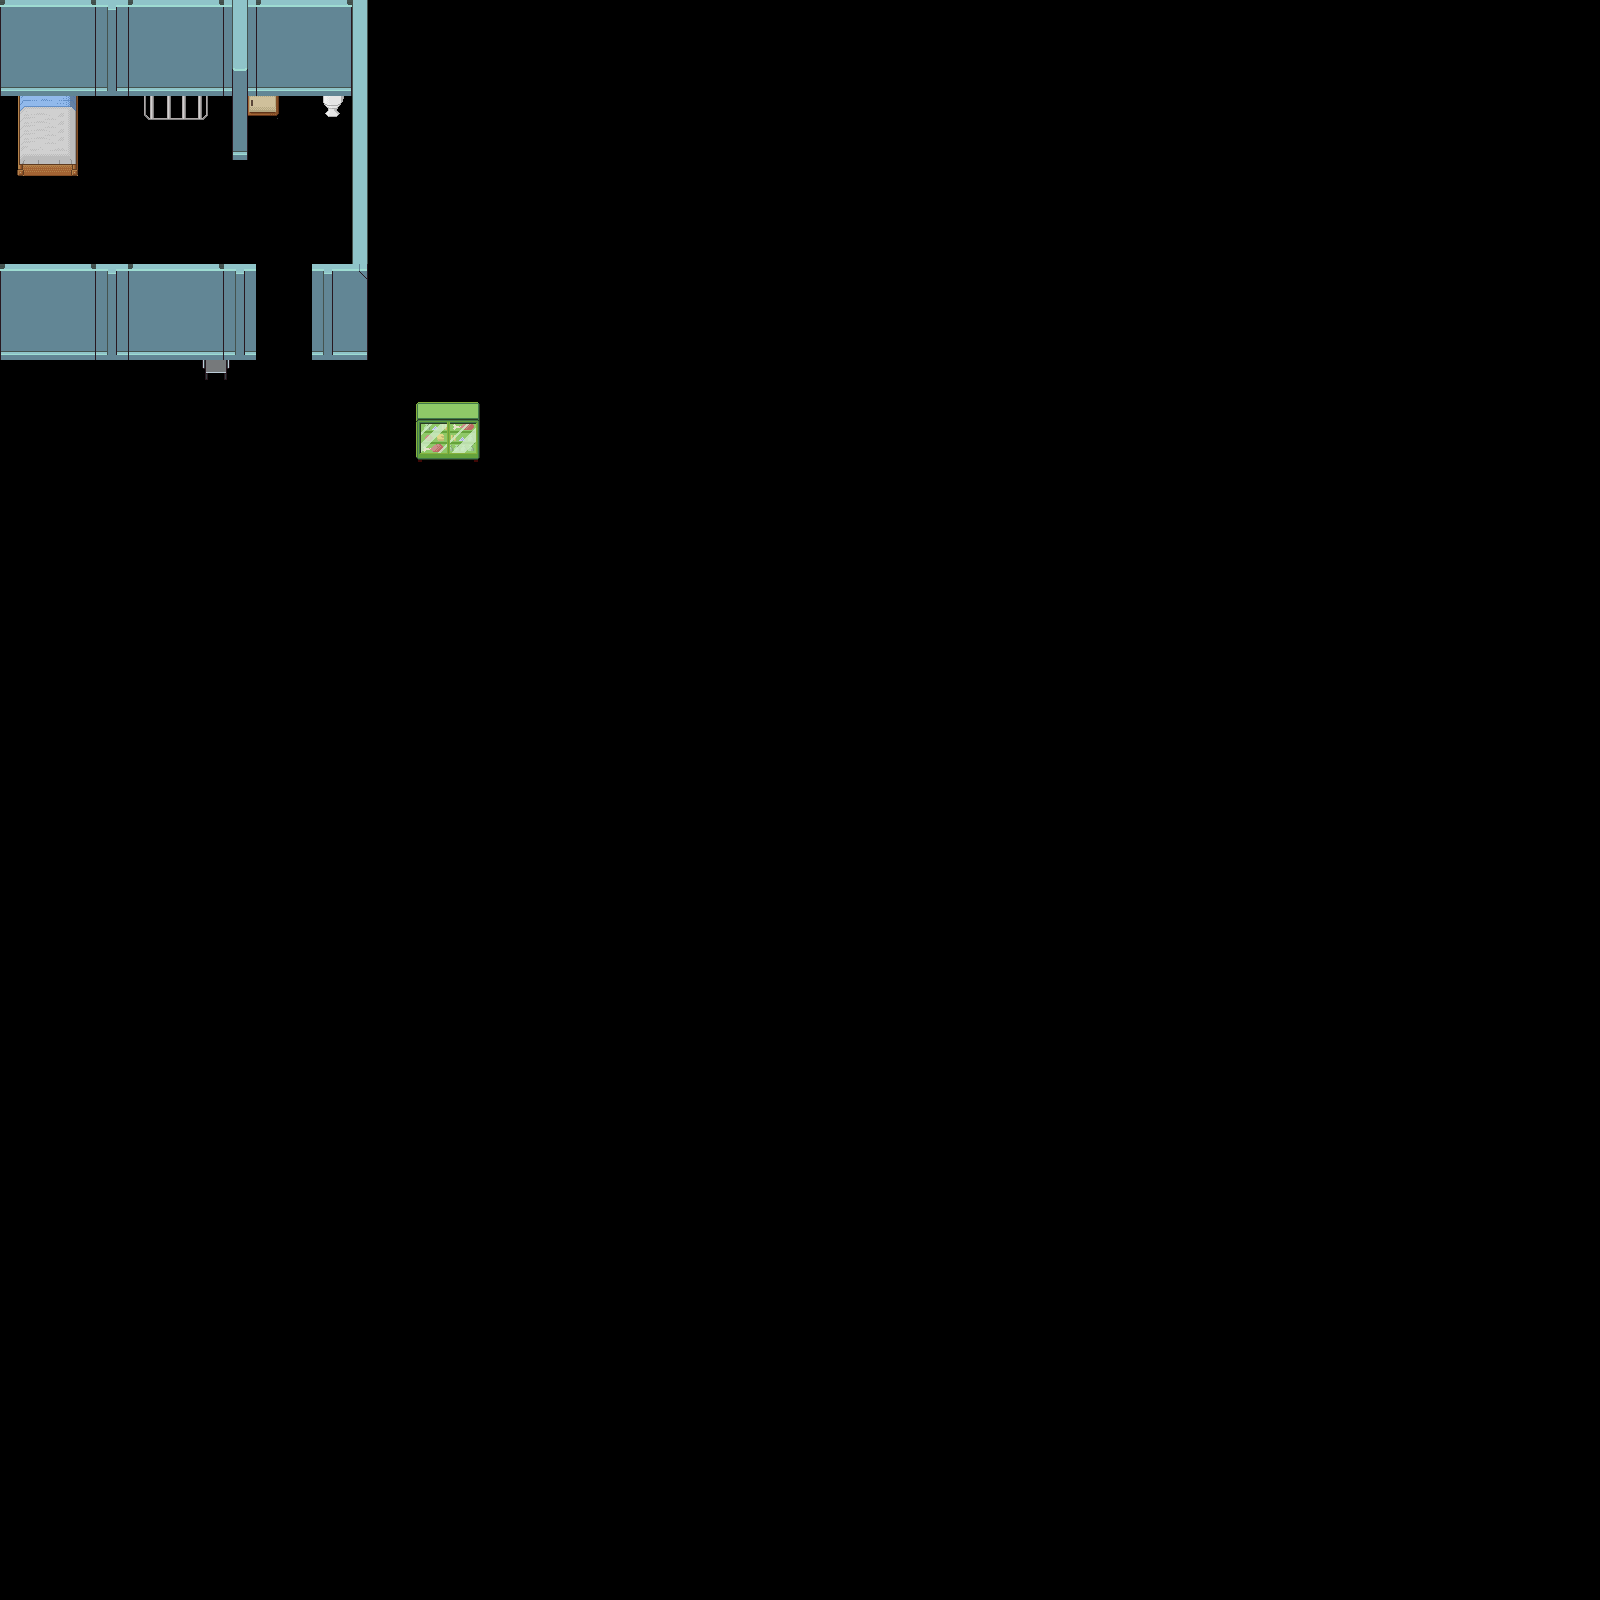

This is a level from a 2D game, rendered from its Tiled map with the project's own tilesets. A one-line summary and the map file follow, with tile-layer data summarised:
An orthogonal 200x200 tile map with 8x8 px tiles, 1 tile layer (Collisions), 4 hidden layers not drawn, 3 tilesets.

<map version="1.2" tiledversion="1.3.3" orientation="orthogonal" renderorder="right-down" width="200" height="200" tilewidth="8" tileheight="8" infinite="0" nextlayerid="8" nextobjectid="1">
 <tileset firstgid="1" source="Interior-Walls-Blue.tsx" />
 <tileset firstgid="1601" source="Interior-Furniture.tsx" />
 <tileset firstgid="5697" source="InterriorItems.tsx" />
 <layer id="6" name="Flat" width="200" height="200" visible="0">
  <data>[40000 cells, 40000 non-empty, 16 distinct tile ids]</data>
 </layer>
 <layer id="1" name="Collisions" width="200" height="200">
  <data>[40000 cells, 1279 non-empty, 437 distinct tile ids]</data>
 </layer>
 <layer id="7" name="Doors" width="200" height="200" visible="0">
  <data>[40000 cells, 84 non-empty, 84 distinct tile ids]</data>
 </layer>
 <layer id="3" name="InterriorItems_lvl1" width="200" height="200" visible="0">
  <data>[40000 cells, 245 non-empty, 229 distinct tile ids]</data>
 </layer>
 <layer id="4" name="InterriorItems_lvl2" width="200" height="200" visible="0">
  <data>[40000 cells, 8 non-empty, 8 distinct tile ids]</data>
 </layer>
</map>
